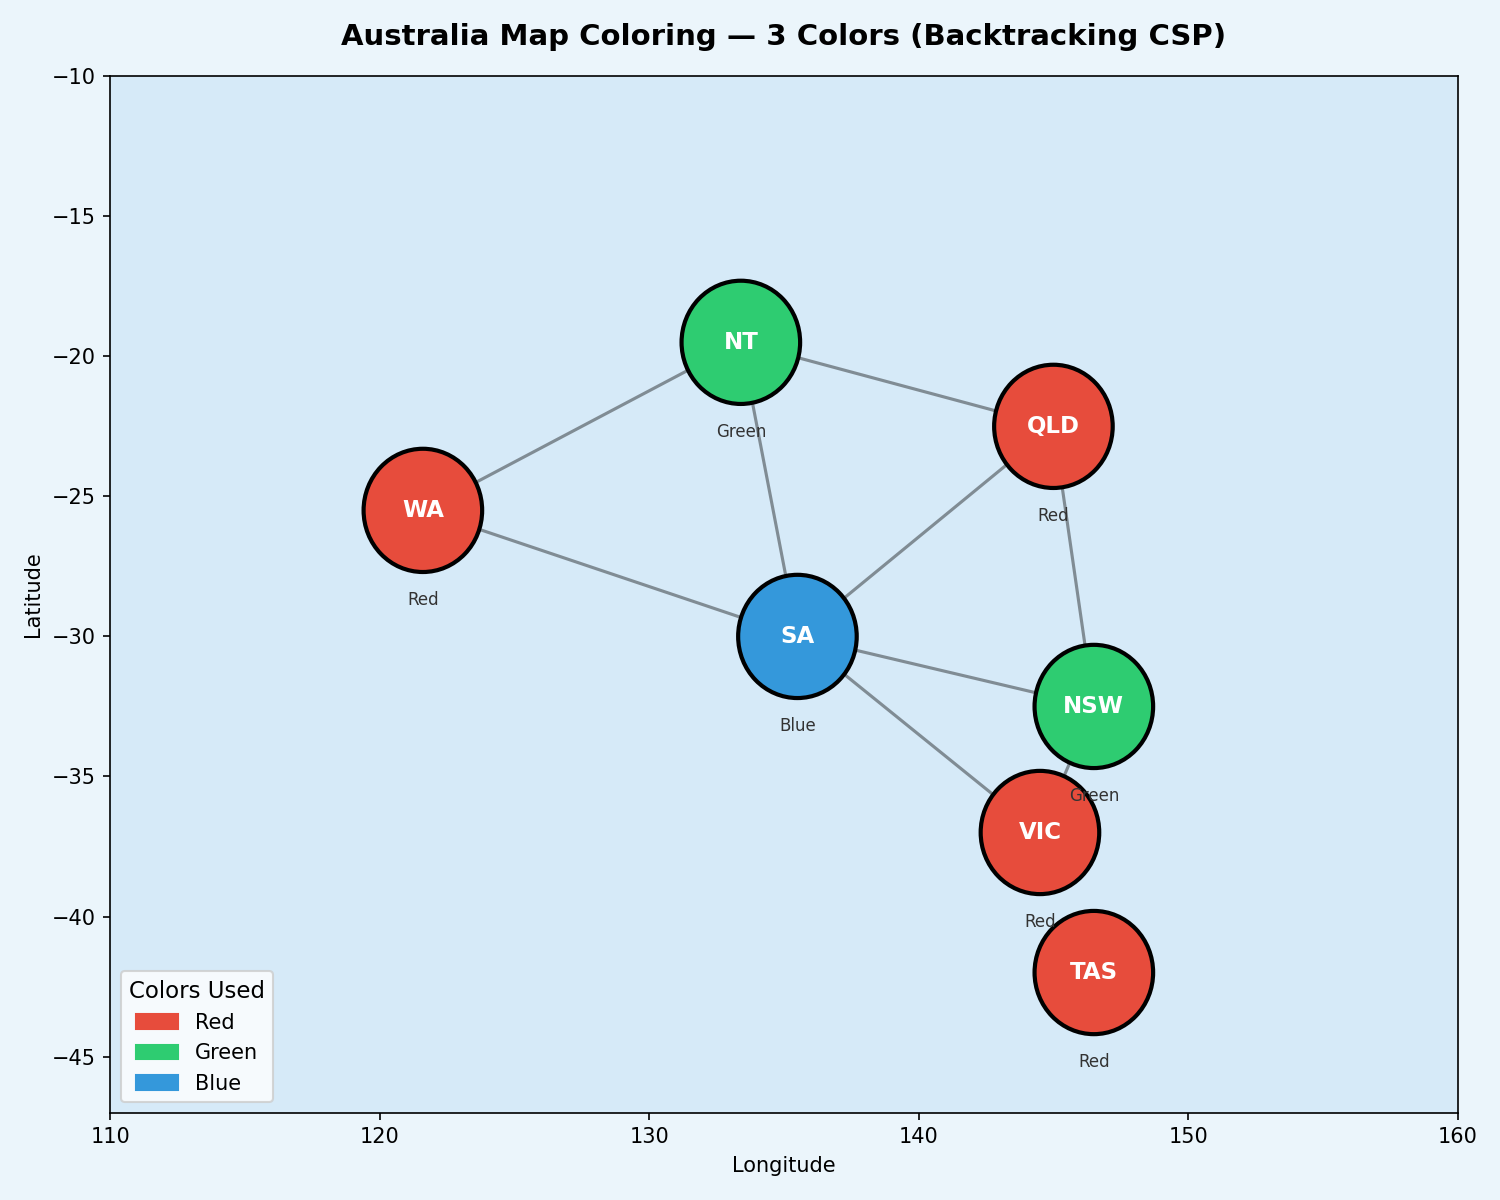

The script that saved this image:
# ============================================================
# Map Coloring of Australia using Backtracking (CSP approach)
# ============================================================

import matplotlib.pyplot as plt
import matplotlib.patches as mpatches
import numpy as np

# --- 1. Define the regions and their adjacencies ---
regions = [
    "WA",   # Western Australia
    "NT",   # Northern Territory
    "SA",   # South Australia
    "QLD",  # Queensland
    "NSW",  # New South Wales
    "VIC",  # Victoria
    "TAS",  # Tasmania
]

# Adjacency list: each region borders these others
adjacency = {
    "WA":  ["NT", "SA"],
    "NT":  ["WA", "SA", "QLD"],
    "SA":  ["WA", "NT", "QLD", "NSW", "VIC"],
    "QLD": ["NT", "SA", "NSW"],
    "NSW": ["SA", "QLD", "VIC"],
    "VIC": ["SA", "NSW"],
    "TAS": [],  # Island — no land borders
}

COLORS = ["Red", "Green", "Blue"]

# --- 2. Constraint check: can we assign this color? ---
def is_valid(region, color, assignment):
    for neighbor in adjacency[region]:
        if assignment.get(neighbor) == color:
            return False
    return True

# --- 3. Backtracking solver ---
def backtrack(assignment, regions):
    # All regions assigned → solution found
    if len(assignment) == len(regions):
        return assignment

    # Pick the next unassigned region
    unassigned = [r for r in regions if r not in assignment]
    region = unassigned[0]

    for color in COLORS:
        if is_valid(region, color, assignment):
            assignment[region] = color
            result = backtrack(assignment, regions)
            if result:
                return result
            del assignment[region]  # backtrack

    return None  # No valid color found → backtrack further

# --- 4. Solve ---
solution = backtrack({}, regions)

# --- 5. Display result in terminal ---
print("=" * 40)
print("   Australia Map Coloring Solution")
print("=" * 40)
if solution:
    for region, color in solution.items():
        print(f"  {region:<5} → {color}")
else:
    print("No solution found with 3 colors.")
print("=" * 40)

# --- 6. Visualize using matplotlib ---
# Approximate centroid positions for each region (longitude, latitude)
positions = {
    "WA":  (121.6, -25.5),
    "NT":  (133.4, -19.5),
    "SA":  (135.5, -30.0),
    "QLD": (145.0, -22.5),
    "NSW": (146.5, -32.5),
    "VIC": (144.5, -37.0),
    "TAS": (146.5, -42.0),
}

color_map = {
    "Red":   "#E74C3C",
    "Green": "#2ECC71",
    "Blue":  "#3498DB",
}

fig, ax = plt.subplots(figsize=(10, 8))
ax.set_facecolor("#D6EAF8")
fig.patch.set_facecolor("#EBF5FB")

# Draw edges (adjacency lines)
drawn_edges = set()
for region, neighbors in adjacency.items():
    x1, y1 = positions[region]
    for neighbor in neighbors:
        edge = tuple(sorted([region, neighbor]))
        if edge not in drawn_edges:
            x2, y2 = positions[neighbor]
            ax.plot([x1, x2], [y1, y2], 'k-', linewidth=1.5, alpha=0.4, zorder=1)
            drawn_edges.add(edge)

# Draw nodes (regions as colored circles)
for region, (x, y) in positions.items():
    color_name = solution.get(region, "Gray")
    hex_color = color_map.get(color_name, "#AAAAAA")

    circle = plt.Circle((x, y), 2.2, color=hex_color,
                         ec="black", linewidth=2, zorder=2)
    ax.add_patch(circle)
    ax.text(x, y, region, ha='center', va='center',
            fontsize=11, fontweight='bold', color='white', zorder=3)
    ax.text(x, y - 3.2, color_name, ha='center', va='center',
            fontsize=8, color='#333333', zorder=3)

# Legend
legend_patches = [
    mpatches.Patch(color=hex_color, label=color)
    for color, hex_color in color_map.items()
]
ax.legend(handles=legend_patches, loc='lower left',
          fontsize=10, title="Colors Used", title_fontsize=11)

ax.set_xlim(110, 160)
ax.set_ylim(-47, -10)
ax.set_title("Australia Map Coloring — 3 Colors (Backtracking CSP)",
             fontsize=14, fontweight='bold', pad=15)
ax.set_xlabel("Longitude")
ax.set_ylabel("Latitude")

plt.tight_layout()
plt.savefig("australia_map_coloring.png", dpi=150)
plt.show()
print("\nMap saved as 'australia_map_coloring.png'")
